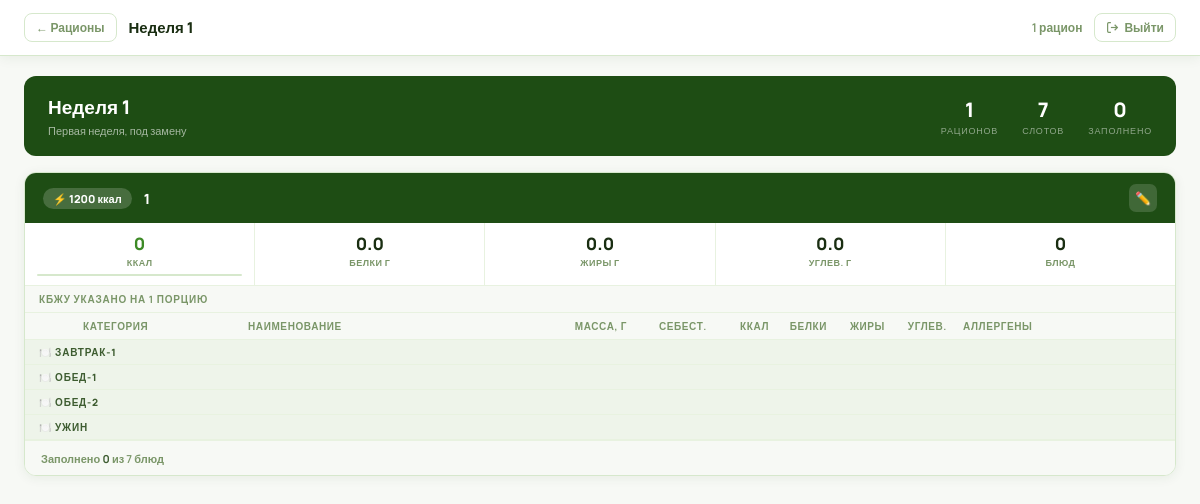
The app's page /rations/group/19/detail/ (signed in), older data.
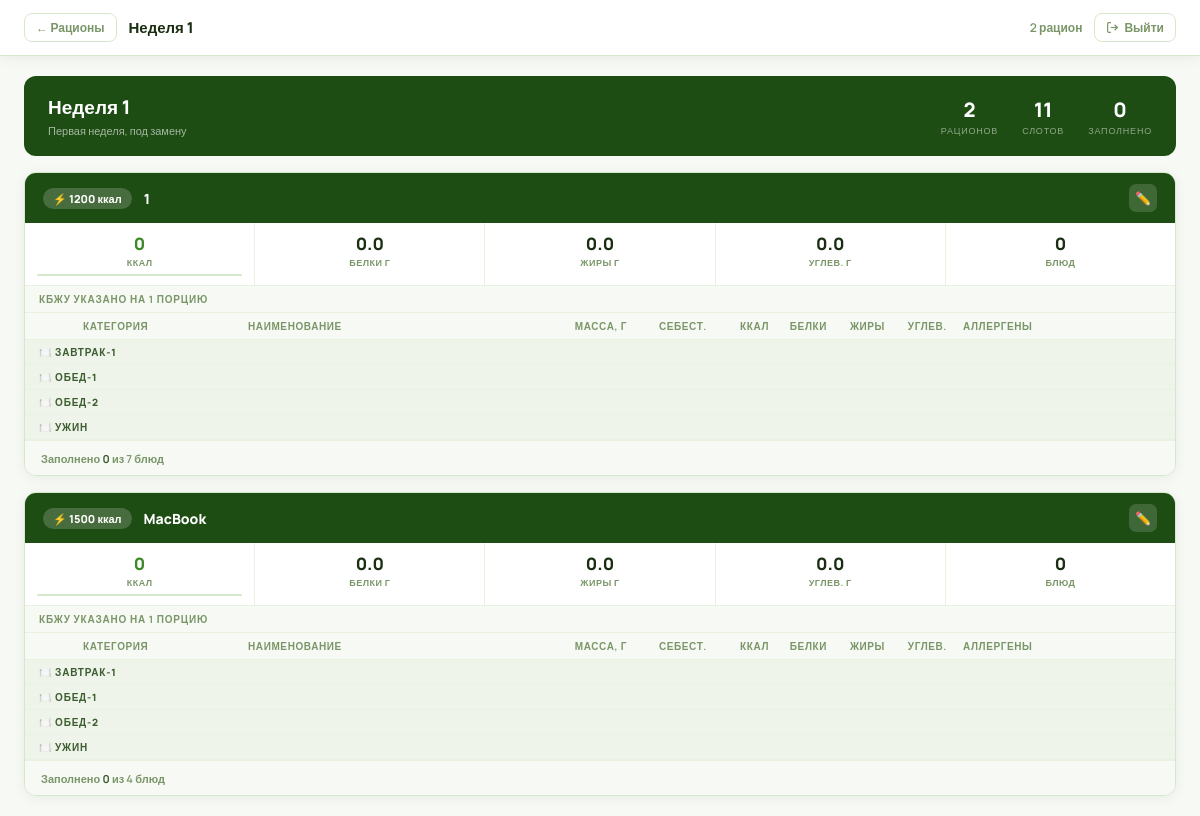
The same page, newer data.
### myapp/models.py (models this page shows, shortened)
class RationGroup(models.Model):
    name = models.CharField(max_length=300, verbose_name="Название группы")
    description = models.TextField(null=True, blank=True, verbose_name="Описание")
    created_at = models.DateTimeField(auto_now_add=True)
    class Meta:
        verbose_name = "Группа рационов"
        verbose_name_plural = "Группы рационов"
        ordering = ["-created_at"]

class Ration(models.Model):
    group = models.ForeignKey(
        RationGroup, on_delete=models.CASCADE,
        related_name="rations", verbose_name="Группа",
        null=True, blank=True,
    )
    name = models.CharField(max_length=300, verbose_name="Название рациона")
    kcal_category = models.IntegerField(choices=KCAL_CATEGORIES, verbose_name="Категория калорийности")
    notes = models.TextField(blank=True, null=True, verbose_name="Примечания")
    created_at = models.DateTimeField(auto_now_add=True)
    updated_at = models.DateTimeField(auto_now=True)
    class Meta:
        verbose_name = "Рацион"
        verbose_name_plural = "Рационы"
        ordering = ["-created_at"]

class MealTime(models.Model):
    name = models.CharField(max_length=100, verbose_name="Название")
    icon = models.CharField(max_length=10, blank=True, default="🍽️", verbose_name="Иконка")
    order = models.PositiveSmallIntegerField(default=0, verbose_name="Порядок")
    class Meta:
        verbose_name = "Приём пищи"
        verbose_name_plural = "Приёмы пищи"
        ordering = ["order", "name"]

### myapp/views.py (the view)
# urls.py: path("rations/group/<int:group_pk>/detail/", views.ration_group_detail, name="ration_group_detail"),
def ration_group_detail(request, group_pk):
    group = get_object_or_404(RationGroup, pk=group_pk)
    rations = list(
        group.rations
        .prefetch_related(
            "slots__product__allergens",
            "slots__meal_time",
        )
        .order_by("created_at")
    )
    rations_data = []
    total_slots  = 0
    filled_slots = 0
    for r in rations:
        slots = list(r.slots.all())
        slots.sort(key=lambda s: (s.order, s.meal_time.order if s.meal_time else 0))
        meal_groups_map = {}
        total_kcal = total_protein = total_fat = total_carbs = 0
        filled = 0
        for slot in slots:
            if not slot.meal_time_id:
                continue
            mt_id = slot.meal_time_id
            if mt_id not in meal_groups_map:
                meal_groups_map[mt_id] = {
                    "meal_time": slot.meal_time,
                    "slots": [],
                }
            meal_groups_map[mt_id]["slots"].append(slot)
            if slot.product_id and slot.product:
                total_kcal    += float(slot.product.kcal_per_serving or 0)
                total_protein += float(slot.product.protein_per_serving or 0)
                total_fat     += float(slot.product.fat_per_serving or 0)
                total_carbs   += float(slot.product.carbs_per_serving or 0)
                filled += 1
        valid_slots  = [s for s in slots if s.meal_time_id]
        total_slots  += len(valid_slots)
        filled_slots += filled
        rations_data.append({
            "ration":        r,
            "meal_groups":   list(meal_groups_map.values()),
            "total_kcal":    round(total_kcal, 1),
            "total_protein": round(total_protein, 1),
            "total_fat":     round(total_fat, 1),
            "total_carbs":   round(total_carbs, 1),
            "filled":        filled,
            "total":         len(valid_slots),
        })
    return render(request, "myapp/group_detail.html", {
        "group":        group,
        "rations_data": rations_data,
        "total_slots":  total_slots,
        "filled_slots": filled_slots,
    })

### myapp/templates/myapp/group_detail.html (shortened to what this page needs)
{% load custom_filters %}
<!DOCTYPE html>
<html lang="ru">
<head>
</head>
<body>
<div class="topbar">
  <a href="{% url 'ration_group_list' %}" class="back-btn">← Рационы</a>
  <span class="topbar-title">{{ group.name }}</span>
  <span class="topbar-meta">{{ rations_data|length }} рацион{{ rations_data|length|pluralize:",,ов" }}</span>
  <form method="post" action="{% url 'logout' %}" style="display:contents">
    <button type="submit" class="logout-btn" title="Выйти из системы">
      <svg width="13" height="13" viewBox="0 0 24 24" fill="none" stroke="currentColor" stroke-width="2.2">
        <path d="M9 21H5a2 2 0 0 1-2-2V5a2 2 0 0 1 2-2h4"/>
        <polyline points="16 17 21 12 16 7"/>
        <line x1="21" y1="12" x2="9" y2="12"/>
      </svg>
      Выйти
    </button>
  </form>
</div>
<div class="main">
  <div class="group-header">
    <div class="gh-info">
      <div class="gh-name">{{ group.name }}</div>
      {% if group.description %}<div class="gh-desc">{{ group.description }}</div>{% endif %}
    </div>
    <div class="gh-stats">
      <div class="gh-stat"><div class="gh-sv">{{ rations_data|length }}</div><div class="gh-sl">Рационов</div></div>
      <div class="gh-stat"><div class="gh-sv">{{ total_slots }}</div><div class="gh-sl">Слотов</div></div>
      <div class="gh-stat"><div class="gh-sv">{{ filled_slots }}</div><div class="gh-sl">Заполнено</div></div>
    </div>
  </div>
  {% if rations_data %}
  {% for rd in rations_data %}{% with r=rd.ration %}
  <div class="ration-block">
    <div class="rb-head">
      <div class="rb-badge">⚡ {{ r.kcal_category }} ккал</div>
      <div class="rb-name">{{ r.name }}</div>
      <a href="{% url 'ration_edit' r.pk %}" class="rb-edit" title="Редактировать">✏️</a>
    </div>
    <div class="rb-nutr">
      <div class="rn">
        <div class="rn-v k">{{ rd.total_kcal|floatformat:0 }}</div>
        <div class="rn-l">Ккал</div>
        <div class="rn-prog">
        </div>
      </div>
      <div class="rn"><div class="rn-v">{{ rd.total_protein|floatformat:1 }}</div><div class="rn-l">Белки г</div></div>
      <div class="rn"><div class="rn-v">{{ rd.total_fat|floatformat:1 }}</div><div class="rn-l">Жиры г</div></div>
      <div class="rn"><div class="rn-v">{{ rd.total_carbs|floatformat:1 }}</div><div class="rn-l">Углев. г</div></div>
      <div class="rn"><div class="rn-v">{{ rd.filled }}</div><div class="rn-l">Блюд</div></div>
    </div>
    <div class="rb-table-label">КБЖУ указано на 1 порцию</div>
    <div class="rb-table-wrap">
      <table class="dt">
        <colgroup>
          <col class="c-photo">
          <col class="c-cat">
          <col class="c-name">
          <col class="c-weight">
          <col class="c-cost">
          <col class="c-kcal">
          <col class="c-prot">
          <col class="c-fat">
          <col class="c-carb">
          <col class="c-allerg">
        </colgroup>
        <thead class="dt-head">
          <tr>
            <th class="c-photo"></th>
            <th class="c-cat">Категория</th>
            <th class="c-name">Наименование</th>
            <th class="c-weight r">Масса, г</th>
            <th class="c-cost r">Себест.</th>
            <th class="c-kcal r">Ккал</th>
            <th class="c-prot r">Белки</th>
            <th class="c-fat r">Жиры</th>
            <th class="c-carb r">Углев.</th>
            <th class="c-allerg">Аллергены</th>
          </tr>
        </thead>
        <tbody>
          {% for mg in rd.meal_groups %}
          <tr class="meal-hd">
            <td colspan="10">{{ mg.meal_time.icon }} {{ mg.meal_time.name }}</td>
          </tr>
          {% empty %}
          <tr><td colspan="10" style="padding:12px 14px;color:var(--muted);font-style:italic;">Нет приёмов пищи</td></tr>
          {% endfor %}
        </tbody>
      </table>
    </div>
    <div class="rb-foot">
      <span class="rb-filled">Заполнено <strong>{{ rd.filled }}</strong> из {{ rd.total }} блюд</span>
    </div>
  </div>
  {% endwith %}{% endfor %}
  {% else %}
  <div class="empty-state">🥗<br><br>В этой группе пока нет рационов</div>
  {% endif %}
</div>
</body>
</html>

Row changes from the older to the newer data that the page shows:
added Ration: ration.kcal_category "1500", ration.name "MacBook", total_kcal "0", total_protein "0.0", total_fat "0.0", total_carbs "0.0", filled "0", total "4", MealTime (meal_time.icon "🍽️", meal_time.name "ЗАВТРАК-1"), MealTime (meal_time.icon "🍽️", meal_time.name "ОБЕД-1"), MealTime (meal_time.icon "🍽️", meal_time.name "ОБЕД-2"), MealTime (meal_time.icon "🍽️", meal_time.name "УЖИН")
Text that changed along with them:
{{ rations_data|length }}: "1" → "2"
{{ total_slots }}: "7" → "11"
